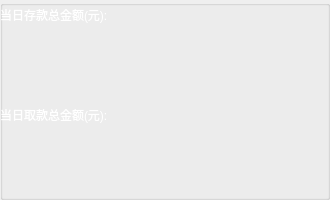
   <widget class="QGroupBox" name="groupBox_totalCashierBg">
    <property name="geometry">
     <rect>
      <x>460</x>
      <y>180</y>
      <width>330</width>
      <height>200</height>
     </rect>
    </property>
    <property name="styleSheet">
     <string notr="true">QGroupBox#groupBox_totalCashierBg{border:none;}
</string>
    </property>
    <property name="title">
     <string/>
    </property>
    <widget class="QLabel" name="label_totalOutCount_title">
     <property name="geometry">
      <rect>
       <x>0</x>
       <y>100</y>
       <width>190</width>
       <height>30</height>
      </rect>
     </property>
     <property name="styleSheet">
      <string notr="true">color: rgb(255, 255, 255);
font: 500 14pt &quot;Ubuntu&quot;;</string>
     </property>
     <property name="lineWidth">
      <number>1</number>
     </property>
     <property name="text">
      <string>当日取款总金额(元):</string>
     </property>
    </widget>
    <widget class="QLabel" name="label_totalOutCount">
     <property name="geometry">
      <rect>
       <x>60</x>
       <y>140</y>
       <width>200</width>
       <height>50</height>
      </rect>
     </property>
     <property name="styleSheet">
      <string notr="true">color: rgb(255, 255, 255);
font: 500 24pt &quot;Ubuntu&quot;;</string>
     </property>
     <property name="lineWidth">
      <number>1</number>
     </property>
     <property name="text">
      <string/>
     </property>
     <property name="alignment">
      <set>Qt::AlignCenter</set>
     </property>
    </widget>
    <widget class="QLabel" name="label_totalInCount_title">
     <property name="geometry">
      <rect>
       <x>0</x>
       <y>0</y>
       <width>190</width>
       <height>30</height>
      </rect>
     </property>
     <property name="styleSheet">
      <string notr="true">color: rgb(255, 255, 255);
font: 500 14pt &quot;Ubuntu&quot;;</string>
     </property>
     <property name="lineWidth">
      <number>1</number>
     </property>
     <property name="text">
      <string>当日存款总金额(元):</string>
     </property>
    </widget>
    <widget class="QLabel" name="label_totalInCount">
     <property name="geometry">
      <rect>
       <x>60</x>
       <y>40</y>
       <width>200</width>
       <height>50</height>
      </rect>
     </property>
     <property name="styleSheet">
      <string notr="true">color: rgb(255, 255, 255);
font: 500 24pt &quot;Ubuntu&quot;;</string>
     </property>
     <property name="lineWidth">
      <number>1</number>
     </property>
     <property name="text">
      <string/>
     </property>
     <property name="alignment">
      <set>Qt::AlignCenter</set>
     </property>
    </widget>
   </widget>
